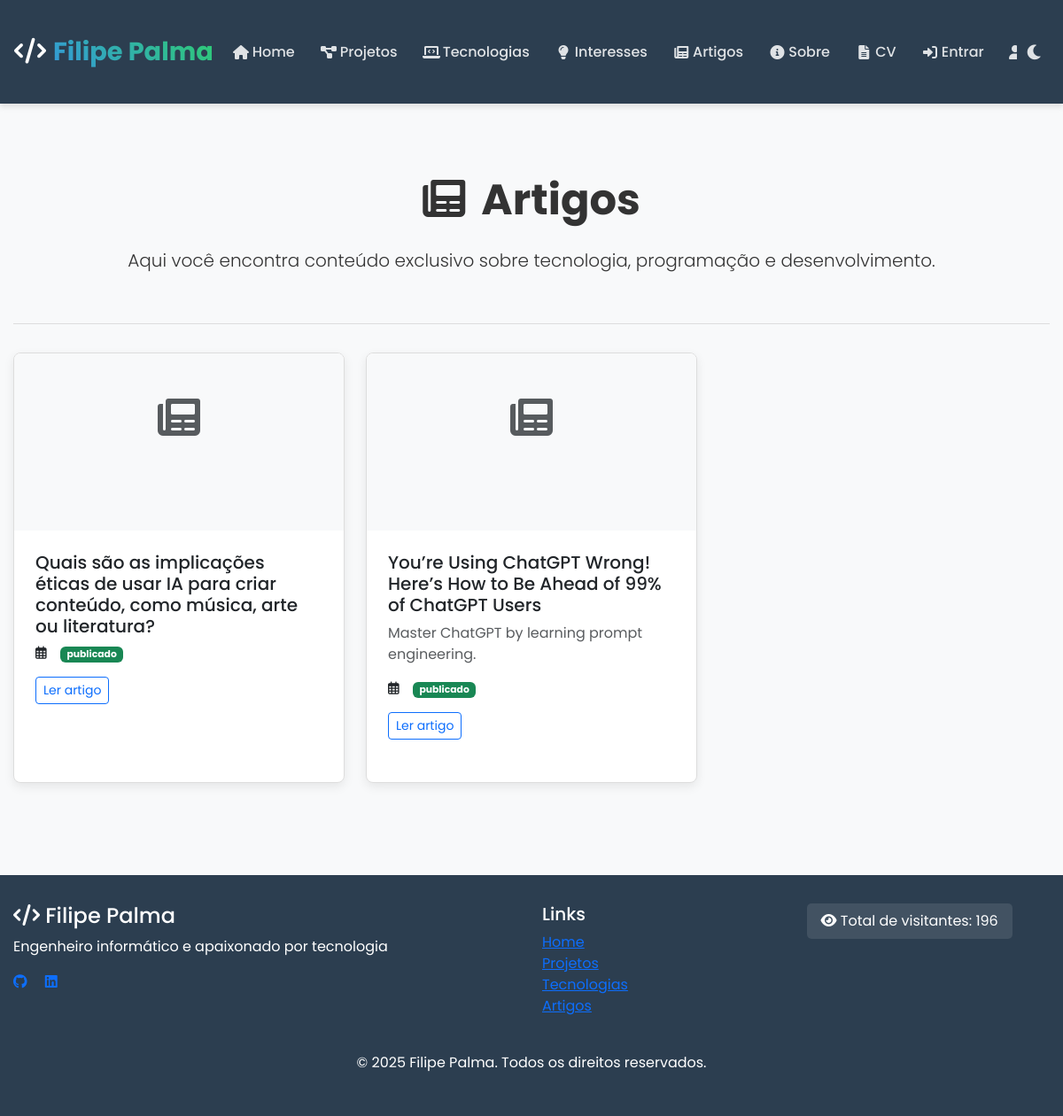
The app's page /artigos/ with its own data.
### artigos/models.py (models this page shows, shortened)
class Artigo(models.Model):
    STATUS_CHOICES = (
        ('rascunho', 'Rascunho'),
        ('publicado', 'Publicado'),
    )
    titulo = models.CharField(max_length=200)
    subtitulo = models.CharField(max_length=200, blank=True)
    slug = models.SlugField(unique=True)
    autor = models.ForeignKey(Autor, on_delete=models.CASCADE, related_name='artigos')
    conteudo = models.TextField()
    imagem_capa = models.ImageField(upload_to='artigos/capas/', blank=True, null=True)
    data_criacao = models.DateTimeField(auto_now_add=True)
    data_atualizacao = models.DateTimeField(auto_now=True)
    data_publicacao = models.DateTimeField(null=True, blank=True)
    status = models.CharField(max_length=10, choices=STATUS_CHOICES, default='rascunho')
    categorias = models.ManyToManyField(Categoria, related_name='artigos')
    tags = models.ManyToManyField(Tag, related_name='artigos', blank=True)
    tempo_leitura = models.PositiveIntegerField(help_text='Tempo estimado de leitura em minutos', default=5)
    destaque = models.BooleanField(default=False, help_text='Artigo em destaque na página inicial')
    fonte_original = models.URLField(blank=True, help_text='URL da fonte original do artigo, se aplicável')
    def get_absolute_url(self):
        return reverse('artigos:artigo-detail', kwargs={'slug': self.slug})
    class Meta:
        verbose_name = 'Artigo'
        verbose_name_plural = 'Artigos'
        ordering = ['-data_publicacao', '-data_criacao']

### artigos/views.py (the view)
# urls.py: path('', ArtigoListView.as_view(), name='artigo-list'),
class ArtigoListView(generic.ListView):
    model = Artigo
    template_name = 'artigos/artigo_list.html'
    context_object_name = 'artigos'
    paginate_by = 10

### portfolio/context_processors.py (called while the page is built)
def visitor_count(request):
    return {
        'visitor_count': Visitor.get_total_count()
    }

### portfolio/models.py (called while the page is built)
    @classmethod
    def get_total_count(cls):
        return cls.objects.count()

    @classmethod
    def get_or_create_visitor(cls, session_key):
        visitor, created = cls.objects.get_or_create(session_key=session_key)
        return visitor

### artigos/templates/artigos/artigo_list.html (shortened to what this page needs)
{% extends 'artigos/base.html' %}
{% load static %}
{% block article_content %}
<div class="article-header" data-aos="fade-up">
  <h1 class="display-5 fw-bold mb-4"><i class="fas fa-newspaper me-2"></i> Artigos</h1>
  <p class="lead mb-4">Aqui você encontra conteúdo exclusivo sobre tecnologia, programação e desenvolvimento.</p>
</div>
<div class="row">
  {% for artigo in artigos %}
    <div class="col-md-6 col-lg-4 mb-4" data-aos="fade-up" data-aos-delay="{{ forloop.counter|add:'100' }}">
      <div class="card article-card h-100">
        {% if artigo.imagem_capa %}
          <img src="{{ artigo.imagem_capa.url }}" class="card-img-top" alt="Capa de {{ artigo.titulo }}">
        {% else %}
          <div class="card-img-top bg-light text-center py-5">
            <i class="fas fa-newspaper fa-3x text-muted"></i>
          </div>
        {% endif %}
        <div class="card-body">
          <h5 class="card-title">{{ artigo.titulo }}</h5>
          {% if artigo.subtitulo %}
            <p class="card-text text-muted">{{ artigo.subtitulo }}</p>
          {% endif %}
          <div class="article-meta">
            <i class="far fa-calendar-alt me-1"></i> {{ artigo.data_publicacao|date:"d/m/Y" }}
            {% if artigo.status %}
              <span class="badge bg-{% if artigo.status == 'publicado' %}success{% else %}warning{% endif %} ms-2">
                {{ artigo.status }}
              </span>
            {% endif %}
          </div>
          <a href="{{ artigo.get_absolute_url }}" class="btn btn-outline-primary btn-sm">Ler artigo</a>
        </div>
      </div>
    </div>
  {% empty %}
    <div class="col-12 text-center py-5">
      <div class="alert alert-info">
        <i class="fas fa-info-circle me-2"></i> Nenhum artigo disponível no momento.
      </div>
    </div>
  {% endfor %}
</div>
{% endblock %}

### static/portfolio/css/style.css (style rules this page uses)
:root { --primary-color: #3498db; --secondary-color: #2ecc71; --bg-color: #f8f9fa; --text-color: #333; --card-bg: #fff; --header-bg: #2c3e50; --footer-bg: #2c3e50; --border-color: #ddd; --hover-color: #e9ecef; --error-color: #dc3545; }
html, body { overflow-x: hidden; width: 100%; max-width: 100%; }
body { font-family: 'Poppins', sans-serif; background-color: var(--bg-color); color: var(--text-color); transition: all 0.3s ease-in-out; min-height: 100vh; display: flex; flex-direction: column; margin: 0; padding: 0; }
.card { background-color: var(--card-bg); border-radius: 10px; border: 1px solid var(--border-color); overflow: hidden; transition: all 0.3s ease; margin-bottom: 2rem; box-shadow: 0 5px 15px rgba(0, 0, 0, 0.05); }
.card-img-top { width: 100%; height: 200px; object-fit: cover; }
.card-body { padding: 1.5rem; }
.btn { position: relative; overflow: hidden; z-index: 1; }
.btn::before { content: ''; position: absolute; top: 0; left: -100%; width: 100%; height: 100%; background: rgba(255, 255, 255, 0.2); transition: left 0.3s ease; z-index: -1; }

### static/portfolio/css/navbar-fix.css (style rules this page uses)
body { position: relative; width: 100%; max-width: 100vw; }

### static/portfolio/css/landscape-fix.css (style rules this page uses)
html, body { overflow-x: hidden; max-width: 100%; }

### artigos/templates/artigos/base.html (style rules this page uses)
.article-card { border-radius: 8px; box-shadow: 0 4px 12px rgba(0,0,0,0.08); transition: transform 0.3s ease, box-shadow 0.3s ease; margin-bottom: 1.5rem; overflow: hidden; }
.article-header { padding: 1rem 0 2rem; text-align: center; margin-bottom: 2rem; border-bottom: 1px solid var(--border-color); }
.article-meta { font-size: 0.9rem; color: var(--text-muted); margin-bottom: 1rem; }

### records on screen
Artigo: titulo "Quais são as implicações éticas de usar IA para criar conteúdo, como música, arte ou literatura?", status "publicado"
Artigo: titulo "You’re Using ChatGPT Wrong! Here’s How to Be Ahead of 99% of ChatGPT Users", subtitulo "Master ChatGPT by learning prompt engineering.", status "publicado"

### other values on screen
{{ visitor_count }} "196"
